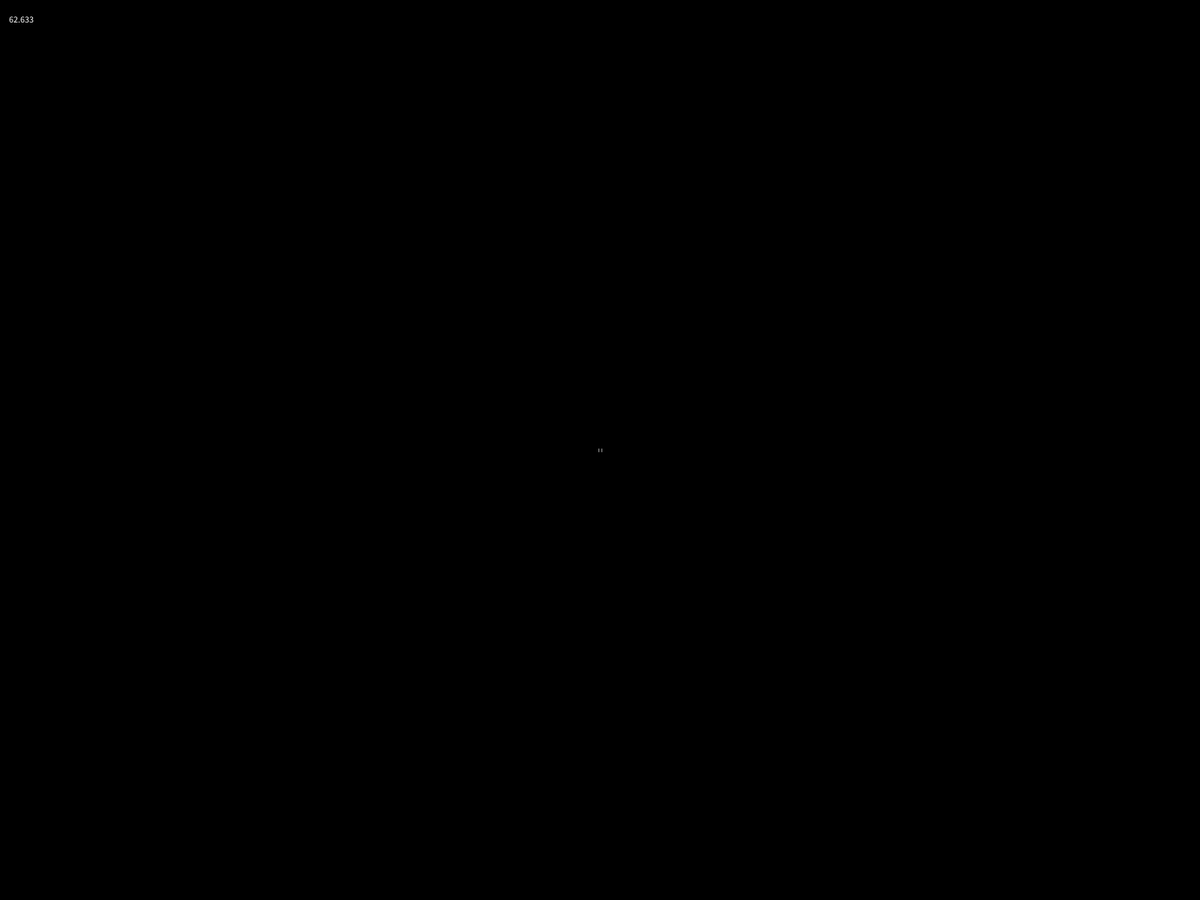
Frame 1 (no input)
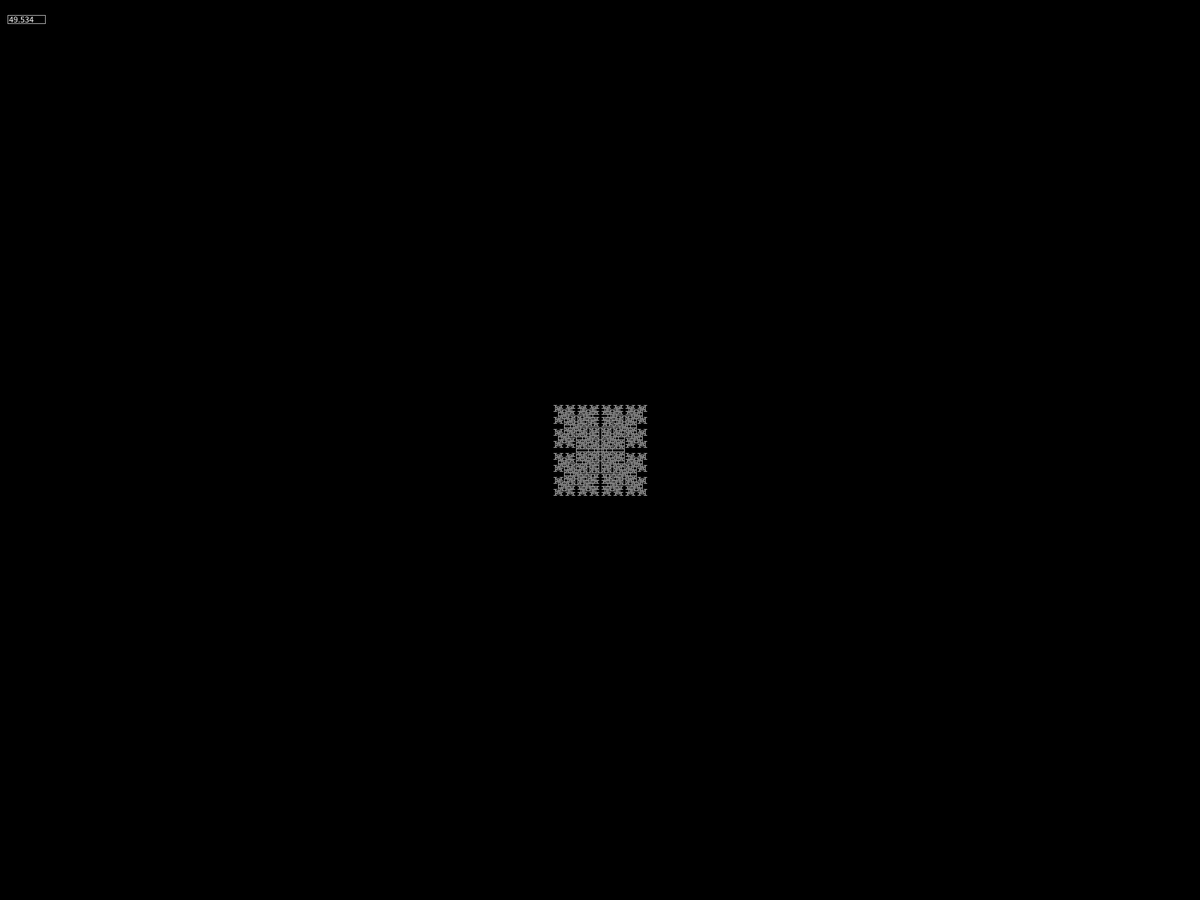
Frame 60 (the mouse pressed at the canvas centre just before this capture)
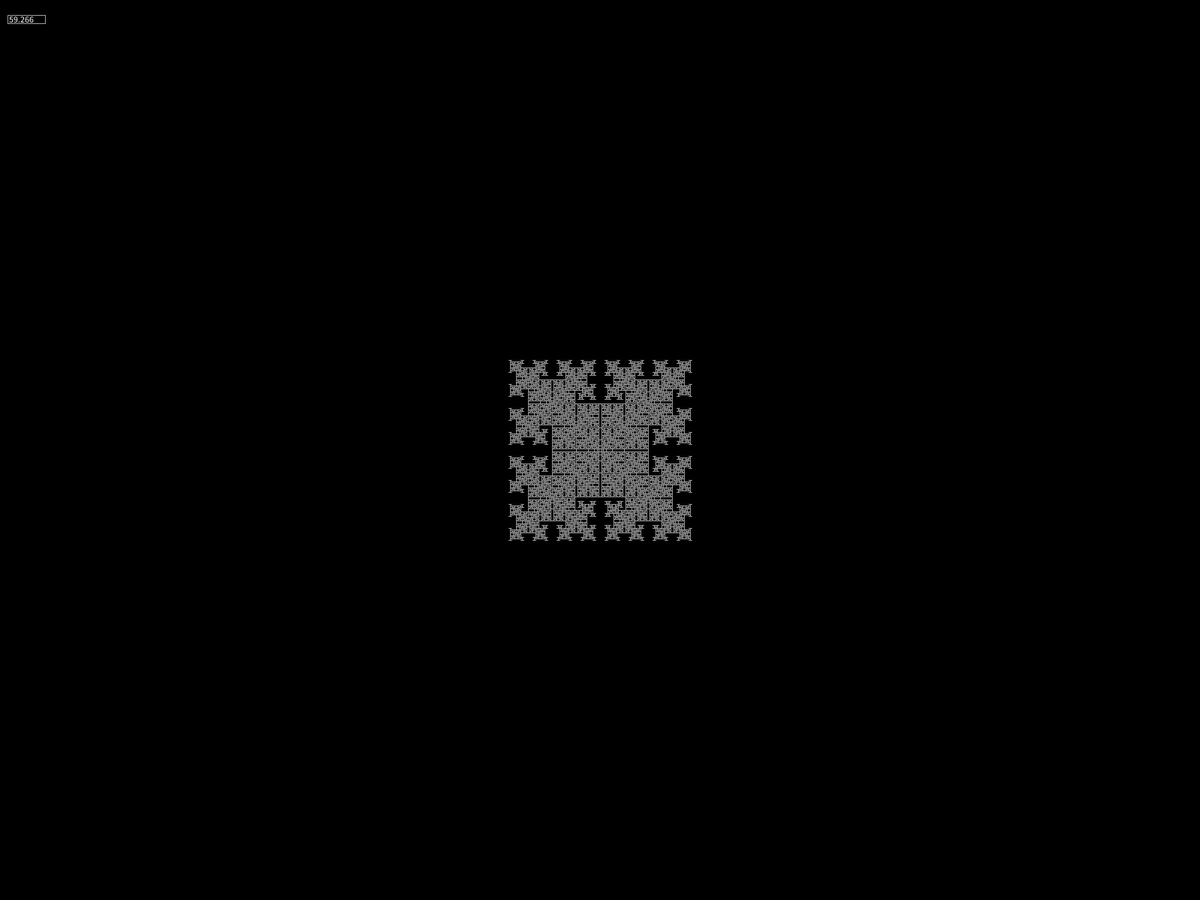
Frame 120 (the mouse held since frame 60 and released just before this capture)

The Processing sketch that drew these frames (run headless with seeded random() and noise(); from frame 60 on, the mouse is pressed at the canvas centre):

// Processing sketch: toothpickFractal
// ── toothpickFractal.pde
ToothpickManager manager;
color bgCol = color(0);

void setup(){
  frameRate(60);
  fullScreen();
  manager = new ToothpickManager();
  background(bgCol);
}

void draw(){
  fill(0);
  rect(10, 20, 50, 11);
  fill(255);
  text(frameRate, 10, 30);
  manager.update();
}

void keyReleased(){
  if(key == ' '){
    manager.update();
  }
}

// ── Toothpick.pde
class Toothpick{
  
  static final int VERTICAL = 1;
  static final int HORIZONTAL = 2;
  static final int PICK_LENGTH = 4;
  
  int xCenter, yCenter, direction, colour;
  int xStart, yStart, xEnd, yEnd;
  static final color newColour = #A0A0A0;
  static final color oldColour = #A0A0A0;
  
  boolean hasStartNeighbour = false;
  boolean hasEndNeighbour = false;
  
  int lineWidth = 1;
  
  Toothpick(int x, int y, int direction){
    this.direction = direction;
    xCenter = x;
    yCenter = y;
    colour = newColour;
    xStart = direction == HORIZONTAL ? x - PICK_LENGTH / 2 : x;
    xEnd = direction == HORIZONTAL ? x + PICK_LENGTH / 2 : x;
    yStart = direction == VERTICAL ? y - PICK_LENGTH / 2 : y;
    yEnd = direction == VERTICAL ? y + PICK_LENGTH / 2 : y;
  }
  
  void render(){
    stroke(colour);
    strokeWeight(lineWidth);
    if(direction == VERTICAL){
      line(xStart, yStart, xEnd, yEnd);
    } else {
      line(xStart, yStart, xEnd, yEnd);
    }
  }
  
  void addToothpicks(ArrayList<Toothpick> open){
    if(!hasStartNeighbour){
      Toothpick startNeighbour = new Toothpick(xStart, yStart, direction == VERTICAL ? HORIZONTAL : VERTICAL);
      open.add(startNeighbour); 
    }
    if(!hasEndNeighbour){
      Toothpick endNeighbour = new Toothpick(xEnd, yEnd, direction == VERTICAL ? HORIZONTAL : VERTICAL);
      open.add(endNeighbour);  
    }
    colour = oldColour;
  }
  
  boolean isClosed(){
    int offset = lineWidth;
    if(direction == VERTICAL){
      if(pixels[(yStart - offset) * width + xStart] != bgCol){
        hasStartNeighbour = true;
      } 
      if(pixels[(yEnd + offset) * width + xEnd] != bgCol){
        hasEndNeighbour = true;
      }
    } else {
      if(pixels[(yStart) * width + xStart - offset] != bgCol){
        hasStartNeighbour = true;
      } 
      if(pixels[(yEnd) * width + xEnd + offset] != bgCol){
        hasEndNeighbour = true;
      }
    }
    return hasStartNeighbour && hasEndNeighbour;
  }
}

// ── ToothpickManager.pde
class ToothpickManager{

  ArrayList<Toothpick> openToothpicks;
  int iterations = 1;
  int maxIterations = 512;

  ToothpickManager(){
    openToothpicks = new ArrayList<Toothpick>();
    Toothpick first = new Toothpick(width/2, height/2, Toothpick.HORIZONTAL);
    openToothpicks.add(first);
  }
  
  void update(){
    for(int i = openToothpicks.size() - 1; i >= 0; i--){
      openToothpicks.get(i).addToothpicks(openToothpicks);
      openToothpicks.remove(i);
    }
    render();
    trimOpenToothpicks();
    if(++iterations == maxIterations){
      noLoop();
    }
  }
  
  void render(){
    for(Toothpick pick : openToothpicks){
      pick.render();
    }
  }
  
  void trimOpenToothpicks(){
    Toothpick t;
    loadPixels();
    for(int i = openToothpicks.size() - 1; i >= 0; i--){
      t = openToothpicks.get(i);
      if(t.isClosed()){
        t.colour = Toothpick.oldColour;
        openToothpicks.remove(i);
      }
    }
  }
  

}
